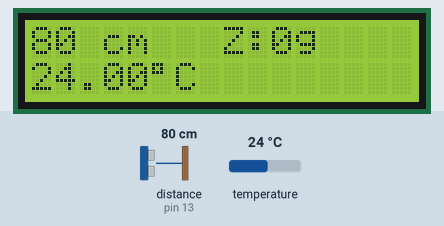
Bench run of a sketch on a simulated Arduino Uno, built with avr-gcc and run on an emulated ATmega328P. On the bench: 16×2 character LCD. The test bench sets the inputs (shaded band); at power-on: distance to the obstacle (sensor on pin 13) 80 cm, temperature 24 °C. The echo pulse lasts 58.3 µs per cm; what the sketch prints to the serial monitor is not drawn.

Above: at 1.2 s.
1.3 s: distance to the obstacle (sensor on pin 13) set to 2 cm
At 2.8 s:
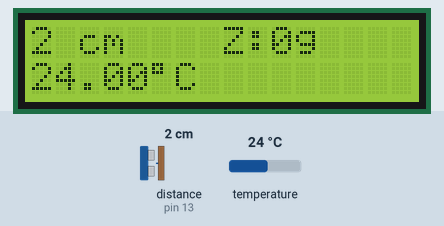
3.1 s: temperature set to 12 °C
At 3.8 s:
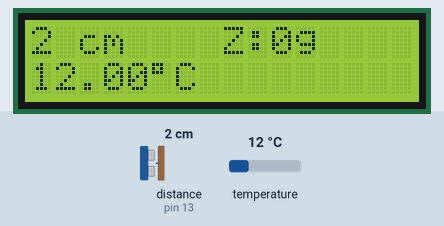
4.6 s: distance to the obstacle (sensor on pin 13) set to 9 cm
At 5.8 s:
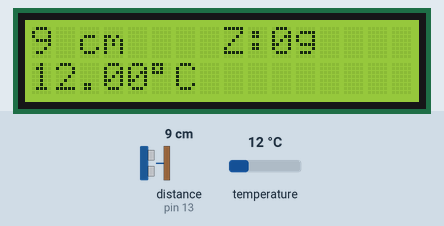
6.1 s: temperature set to 19 °C
At 6.6 s:
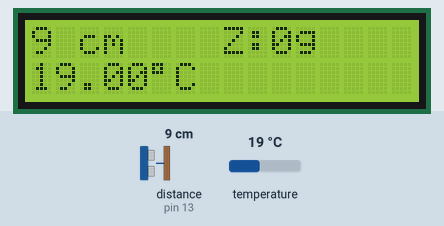
7.6 s: distance to the obstacle (sensor on pin 13) set to 4 cm
At 8.6 s:
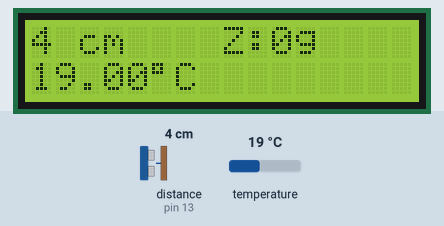
9.2 s: distance to the obstacle (sensor on pin 13) set to 60 cm
At 9.6 s:
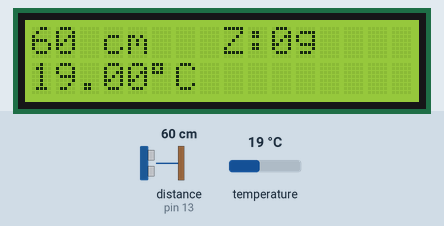
Timing chart, 0 to 11.7 s (numbered marks = the images above; inputs shaded):
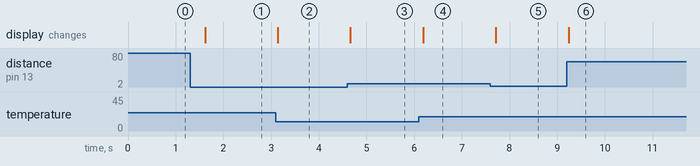

Measured:
- after the input at 1.3 s, the display: changes after 0.32 s (image 1)
- after the input at 3.1 s, the display: changes at once (image 2)
- after the input at 4.6 s, the display: changes after 0.06 s (image 3)
- after the input at 6.1 s, the display: changes after 0.09 s (image 4)
- after the input at 7.6 s, the display: changes after 0.11 s (image 5)
- after the input at 9.2 s, the display: changes at once (image 6)

The sketch:

version1.ino
```cpp
/*
  Accel

  SDA - A4
  SCL - A5
  Vcc - 5V
  GND - GND
  AD0 - GND
*/

/*
UltraSound

  Vcc - 5v
  Gnd - GND
  Trig - 12
  Echo - 13
*/

#include <Wire.h>
#include <MPU6050.h>
#include <Ultrasonic.h>
#include <LiquidCrystal.h>


MPU6050 mpu6050;
Ultrasonic ultrasonic(12,13);
LiquidCrystal lcd(11, 10, 5, 4, 3, 2);

void setup()
{
  Serial.begin(9600);

    mpu6050.begin();

   // set up the LCD's number of columns and rows:
  lcd.begin(16, 2);
}


void loop()
{
  double temp;

  Serial.print("Acell X: ");
  Serial.println(mpu6050.getAccelX());

  Serial.print(ultrasonic.Ranging(CM));
  Serial.print("cm\n");

  lcd.setCursor(0, 0);
  lcd.print(ultrasonic.Ranging(CM));
  lcd.print(" cm      ");


  lcd.setCursor(8, 0);
  lcd.print("Z:");
  lcd.print(mpu6050.getAccelZ());
  lcd.print("g      ");

  lcd.setCursor(0, 1);
  lcd.print(mpu6050.getTemp());
  lcd.print("\xDF" "C      ");


  delay(500);
}
```
